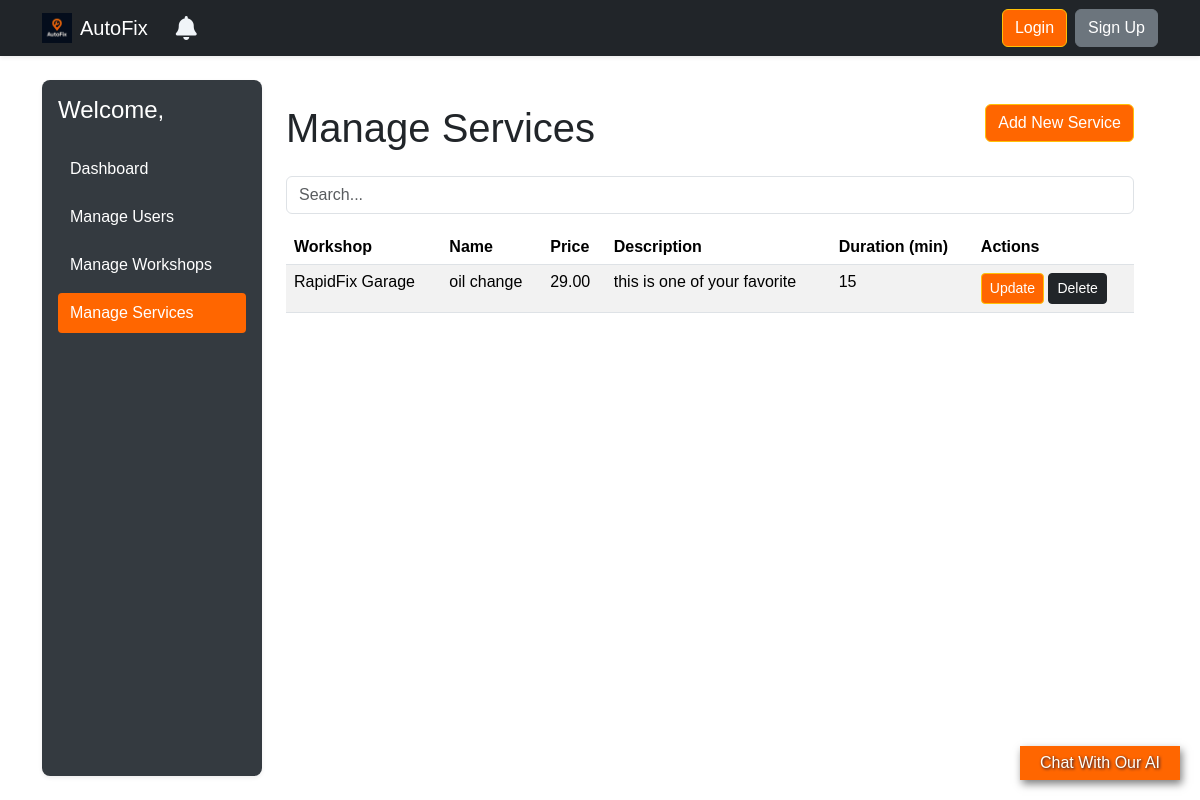
The app's page /admin_dashboard/admin/manage_services/, older data.
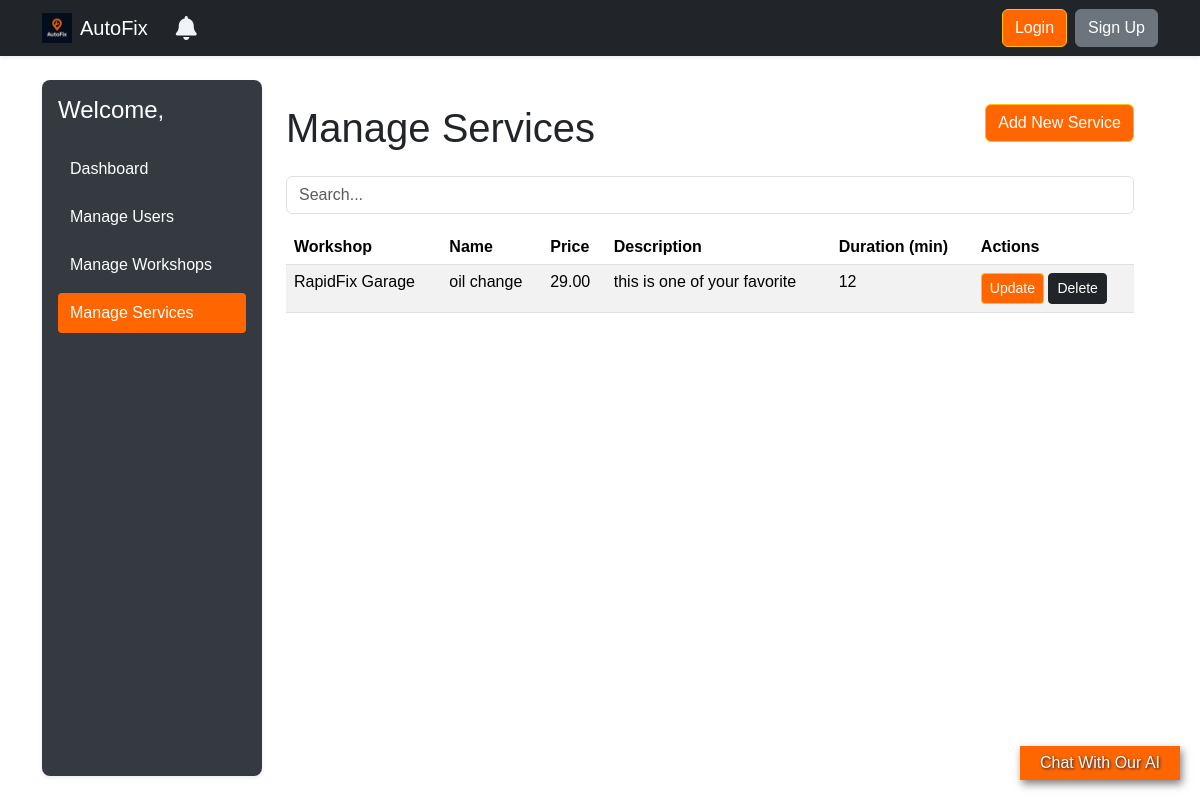
The same page, newer data.
### workshops/models.py (models this page shows, shortened)
class Service(models.Model):
    workshop = models.ForeignKey(Workshop, on_delete=models.CASCADE, related_name='services')
    name = models.CharField(max_length=255)
    price = models.DecimalField(max_digits=10, decimal_places=2)
    description = models.TextField(blank=True)
    duration = models.PositiveIntegerField(help_text="Duration in minutes")

class Workshop(models.Model):
    name = models.CharField(max_length=255)
    address = models.ForeignKey(Address, on_delete=models.CASCADE)
    phone = models.CharField(max_length=15)
    description = models.TextField(blank=True)
    image = models.ImageField(upload_to='workshops_images/', null=True, blank=True)
    owner = models.OneToOneField(User, on_delete=models.CASCADE, related_name="workshop", null=True)

### admin_dashboard/views.py (the view)
# urls.py: path('admin/manage_services/', views.manage_services, name='manage_services'),
def manage_services(request):
    services = Service.objects.all()
    return render(request, 'admin_dashboard/manage_services.html', {'services': services})

### templates/admin_dashboard/manage_services.html (shortened to what this page needs)
{% extends 'base2.html' %}
{% load static bootstrap5 %}
{% block extra_css %}
<link rel="stylesheet" href="{% static 'css/dashboard.css' %}">
{% endblock %}
{% block content %}
<div class="wrapper d-flex">
    <aside class="sidebar p-3 shadow-sm">
        <h4 class="welcome mb-4">Welcome, {{ user.get_short_name }}</h4>
        <nav class="menu d-flex flex-column gap-2">
            <a href="{% url 'admin_dashboard:dashboard' %}" class="text-white text-decoration-none">Dashboard</a>
            <a href="{% url 'admin_dashboard:manage_users' %}" class="text-white text-decoration-none">Manage
                Users</a>
            <a href="{%url 'admin_dashboard:manage_workshops'%}" class="text-white text-decoration-none" >Manage Workshops</a>
            <a href="{% url 'admin_dashboard:manage_services' %}" class="active-link text-white text-decoration-none">Manage Services</a>
        </nav>
    </aside>
    <main class="main-content flex-grow-1 p-4">
        <div class="d-flex justify-content-between">
            <h1 class="mb-4">Manage Services</h1>
            <div>
                <a class="btn btn-warning text-white" style="background-color: #ff6600;"
               href="{% url 'admin_dashboard:create_service' %}">Add New Service</a>
            </div>
        </div>
        <div class="search-box mb-3">
            <input type="text" class="form-control" placeholder="Search...">
        </div>
        <table class="table table-striped">
            <thead>
                <tr class="main">
                    <th>Workshop</th>
                    <th>Name</th>
                    <th>Price</th>
                    <th>Description</th>
                    <th>Duration (min)</th>
                    <th>Actions</th>
                </tr>
            </thead>
            <tbody>
                {% for service in services %}
                <tr id="service-{{ service.id }}">
                    <td>{{ service.workshop.name }}</td>
                    <td contenteditable="true" class="editable" data-id="{{ service.id }}" data-field="name">{{ service.name }}</td>
                    <td contenteditable="true" class="editable" data-id="{{ service.id }}" data-field="price">{{ service.price }}</td>
                    <td contenteditable="true" class="editable" data-id="{{ service.id }}" data-field="description">{{ service.description }}</td>
                    <td contenteditable="true" class="editable" data-id="{{ service.id }}" data-field="duration">{{ service.duration }}</td>
                    <td>
                        <button class="btn btn-warning btn-sm"
                        style="background-color: #ff6600; color:white;"
                        data-id="{{ service.id }}"
                        onclick="window.location.href='{% url 'admin_dashboard:edit_service' service.id %}'">
                    Update
                </button>
                <button class="btn btn-dark btn-sm btn-delete" data-id="{{ service.id }}">Delete</button>
                    </td>
                </tr>
                {% endfor %}
            </tbody>
        </table>
    </main>
</div>
{% endblock %}

Row changes from the older to the newer data that the page shows:
changed Service "oil change": duration "15" → "12"
